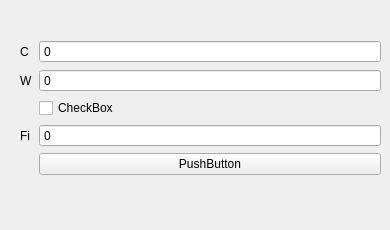
    <widget class="QWidget" name="page_2">
     <widget class="QWidget" name="formLayoutWidget_11">
      <property name="geometry">
       <rect>
        <x>20</x>
        <y>40</y>
        <width>361</width>
        <height>181</height>
       </rect>
      </property>
      <layout class="QFormLayout" name="formLayout_12">
       <item row="0" column="0">
        <widget class="QLabel" name="htext_55">
         <property name="text">
          <string>C</string>
         </property>
        </widget>
       </item>
       <item row="0" column="1">
        <widget class="QDoubleSpinBox" name="DoubleSpinBox_15">
         <property name="buttonSymbols">
          <enum>QAbstractSpinBox::NoButtons</enum>
         </property>
         <property name="specialValueText">
          <string>0</string>
         </property>
         <property name="decimals">
          <number>3</number>
         </property>
         <property name="minimum">
          <double>-1000000000000.000000000000000</double>
         </property>
         <property name="maximum">
          <double>1000000000000.000000000000000</double>
         </property>
         <property name="value">
          <double>-1000000000000.000000000000000</double>
         </property>
        </widget>
       </item>
       <item row="1" column="0">
        <widget class="QLabel" name="htext_56">
         <property name="text">
          <string>W</string>
         </property>
        </widget>
       </item>
       <item row="1" column="1">
        <widget class="QDoubleSpinBox" name="fDoubleSpinBox_20">
         <property name="buttonSymbols">
          <enum>QAbstractSpinBox::NoButtons</enum>
         </property>
         <property name="specialValueText">
          <string>0</string>
         </property>
         <property name="decimals">
          <number>3</number>
         </property>
         <property name="minimum">
          <double>-1000000000000.000000000000000</double>
         </property>
         <property name="maximum">
          <double>1000000000000.000000000000000</double>
         </property>
         <property name="value">
          <double>-1000000000000.000000000000000</double>
         </property>
        </widget>
       </item>
       <item row="3" column="1">
        <widget class="QCheckBox" name="checkBox_17">
         <property name="text">
          <string>CheckBox</string>
         </property>
        </widget>
       </item>
       <item row="4" column="0">
        <widget class="QLabel" name="htext_57">
         <property name="text">
          <string>Fi</string>
         </property>
        </widget>
       </item>
       <item row="4" column="1">
        <widget class="QDoubleSpinBox" name="fDoubleSpinBox_21">
         <property name="buttonSymbols">
          <enum>QAbstractSpinBox::NoButtons</enum>
         </property>
         <property name="specialValueText">
          <string>0</string>
         </property>
         <property name="decimals">
          <number>3</number>
         </property>
         <property name="minimum">
          <double>-1000000000000.000000000000000</double>
         </property>
         <property name="maximum">
          <double>1000000000000.000000000000000</double>
         </property>
         <property name="value">
          <double>-1000000000000.000000000000000</double>
         </property>
        </widget>
       </item>
       <item row="5" column="1">
        <widget class="QPushButton" name="pushButton_20">
         <property name="text">
          <string>PushButton</string>
         </property>
        </widget>
       </item>
      </layout>
     </widget>
    </widget>
